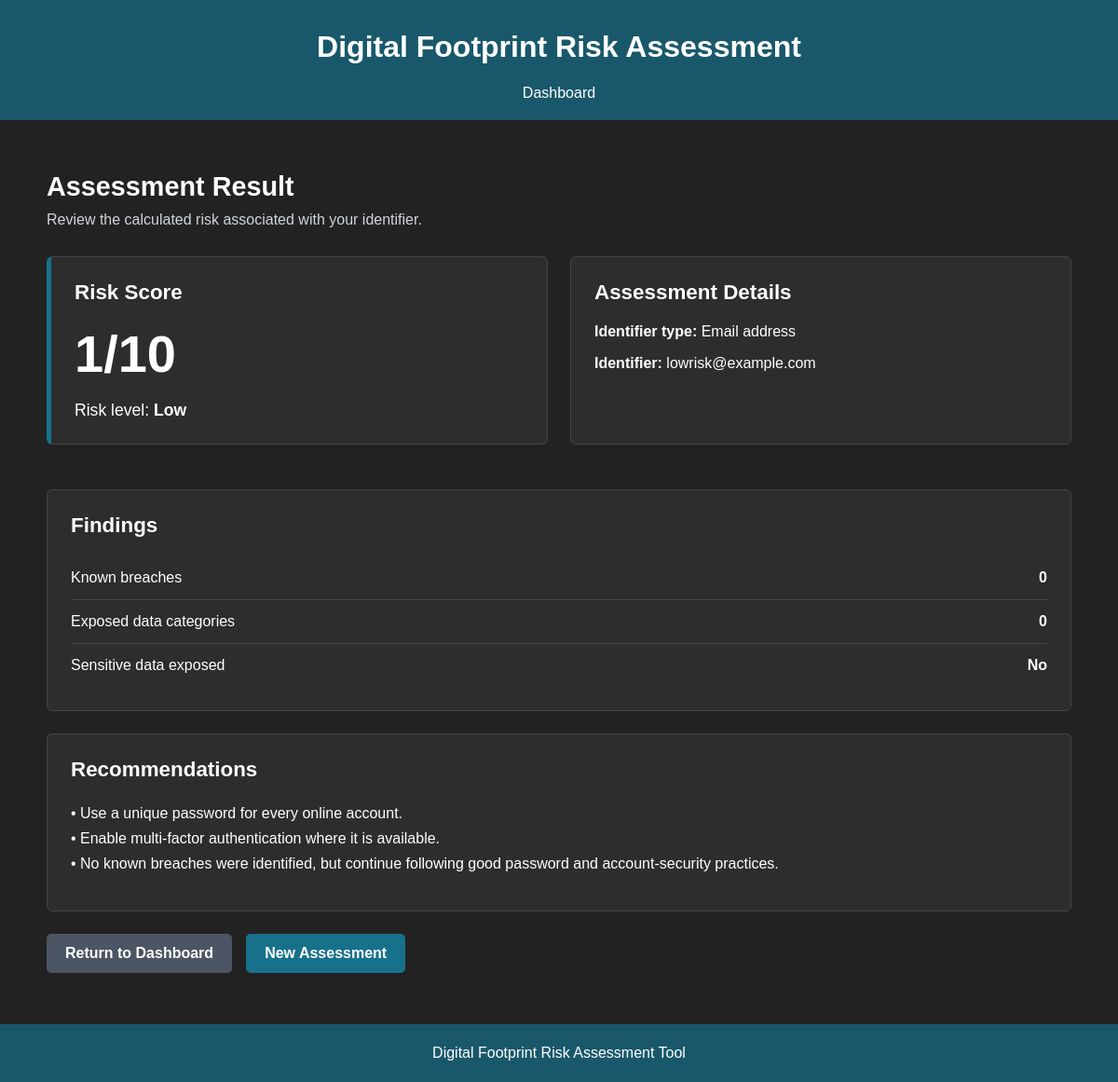
/assessments/25/ (signed in), run on the app's committed database.
### assessments/models.py (models this page shows, shortened)
class RiskAssessment(models.Model):
    IDENTIFIER_TYPES = [
        ("email", "Email address"),
        ("username", "Username"),
    ]
    RISK_LEVEL_CHOICES = [
        ("low", "Low"),
        ("medium", "Medium"),
        ("high", "High"),
    ]
    user = models.ForeignKey(
        settings.AUTH_USER_MODEL,
        on_delete=models.CASCADE,
        related_name="risk_assessments",
        null=True,
        blank=True,
    )
    identifier_type = models.CharField(
        max_length=20,
        choices=IDENTIFIER_TYPES,
    )
    identifier = models.CharField(
        max_length=255,
    )
    breach_count = models.PositiveIntegerField(
        default=0,
    )
    exposed_data_count = models.PositiveIntegerField(
        default=0,
    )
    sensitive_data_exposed = models.BooleanField(
        default=False,
    )
    risk_score = models.PositiveSmallIntegerField(
        default=1,
        validators=[
            MinValueValidator(1),
            MaxValueValidator(10),
        ],
    )
    risk_level = models.CharField(
        max_length=20,
        choices=RISK_LEVEL_CHOICES,
        default="low",
    )
    recommendations = models.TextField(
        blank=True,
    )
    created_at = models.DateTimeField(
        auto_now_add=True,
    )

### assessments/views.py (the view)
@login_required
def assessment_result_view(request, assessment_id):
    assessment = get_object_or_404(
        RiskAssessment,
        id=assessment_id,
        user=request.user,
    )
    return render(
        request,
        "assessments/result.html",
        {"assessment": assessment},
    )

### assessments/templates/assessments/result.html (shortened to what this page needs)
{% load static %}
<!DOCTYPE html>
<html lang="en">
<head>
    <link
        rel="stylesheet"
        href="{% static 'css/result.css' %}"
    >
</head>
<body>
    <header class="site-header">
        <h1>Digital Footprint Risk Assessment</h1>
        <nav class="site-navigation">
            <a href="{% url 'accounts:dashboard' %}">
                Dashboard
            </a>
        </nav>
    </header>
    <main class="main-content">
        <section class="result-heading">
            <h2>Assessment Result</h2>
            <p>
                Review the calculated risk associated with your identifier.
            </p>
        </section>
        <section class="result-grid">
            <article class="result-card score-card">
                <h3>Risk Score</h3>
                <div class="risk-score">
                    {{ assessment.risk_score }}/10
                </div>
                <p class="risk-level">
                    Risk level:
                    <strong>
                        {{ assessment.get_risk_level_display }}
                    </strong>
                </p>
            </article>
            <article class="result-card">
                <h3>Assessment Details</h3>
                <p>
                    <strong>Identifier type:</strong>
                    {{ assessment.get_identifier_type_display }}
                </p>
                <p>
                    <strong>Identifier:</strong>
                    {{ assessment.identifier }}
                </p>
            </article>
        </section>
        <section class="result-card findings-card">
            <h3>Findings</h3>
            <div class="finding-row">
                <span>Known breaches</span>
                <strong>
                    {{ assessment.breach_count }}
                </strong>
            </div>
            <div class="finding-row">
                <span>Exposed data categories</span>
                <strong>
                    {{ assessment.exposed_data_count }}
                </strong>
            </div>
            <div class="finding-row">
                <span>Sensitive data exposed</span>
                <strong>
                    {% if assessment.sensitive_data_exposed %}
                        Yes
                    {% else %}
                        No
                    {% endif %}
                </strong>
            </div>
        </section>
        <section class="result-card recommendations-card">
            <h3>Recommendations</h3>
            <div class="recommendations">
                {{ assessment.recommendations|linebreaks }}
            </div>
        </section>
        <div class="page-actions">
            <a
                href="{% url 'accounts:dashboard' %}"
                class="secondary-button"
            >
                Return to Dashboard
            </a>
            <a
                href="{% url 'assessments:create' %}"
                class="primary-button"
            >
                New Assessment
            </a>
        </div>
    </main>
    <footer class="site-footer">
        <p>Digital Footprint Risk Assessment Tool</p>
    </footer>
</body>
</html>

### assessments/static/css/result.css (style rules this page uses)
* { box-sizing: border-box; }
html { min-height: 100%; }
body { min-height: 100vh; margin: 0; background-color: #222222; color: #ffffff; font-family: Arial, Helvetica, sans-serif; }
.site-header { width: 100%; padding: 32px 20px 20px; background-color: #19586b; text-align: center; }
.site-header h1 { margin: 0 0 22px; color: #ffffff; font-size: 2rem; }
.site-navigation { display: flex; justify-content: center; gap: 28px; }
.site-navigation a { color: #ffffff; text-decoration: none; font-size: 1rem; }
.main-content { width: min(1100px, 92%); min-height: 65vh; margin: 0 auto; padding: 55px 0; }
.result-heading { margin-bottom: 30px; }
.result-heading h2 { margin: 0 0 10px; font-size: 1.8rem; }
.result-heading p { margin: 0; color: #d1d5db; }
.result-grid { display: grid; grid-template-columns: repeat( auto-fit, minmax(280px, 1fr) ); gap: 24px; margin-bottom: 24px; }
.result-card { margin-bottom: 24px; padding: 25px; background-color: #2d2d2d; border: 1px solid #454545; border-radius: 6px; }
.result-card h3 { margin-top: 0; margin-bottom: 20px; font-size: 1.4rem; }
.score-card { border-left: 5px solid #18718b; }
.risk-score { margin-bottom: 10px; font-size: 3.5rem; font-weight: bold; }
.risk-level { margin-bottom: 0; font-size: 1.1rem; }
.finding-row { display: flex; justify-content: space-between; align-items: center; gap: 20px; padding: 14px 0; border-bottom: 1px solid #494949; }
.finding-row:last-child { border-bottom: none; }
.recommendations { line-height: 1.7; }
.recommendations p { margin-top: 0; margin-bottom: 12px; }
.page-actions { display: flex; flex-wrap: wrap; gap: 15px; margin-top: 10px; }
.primary-button, .secondary-button { display: inline-block; padding: 12px 20px; border-radius: 5px; text-decoration: none; font-weight: bold; }
.primary-button { background-color: #18718b; color: #ffffff; }
.secondary-button { background-color: #4b5563; color: #ffffff; }
.site-footer { padding: 22px; background-color: #19586b; text-align: center; }
.site-footer p { margin: 0; }

### data on the page
RiskAssessment: risk_score "1", risk_level "Low", identifier_type "Email address", identifier "lowrisk@example.com", breach_count "0", exposed_data_count "0", recommendations "• Use a unique password for every online account. • Enable multi-factor authentication where it is available. • No known breaches were identified, but continue following good password and account-security practices."
